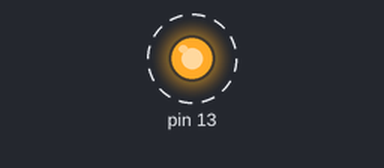
Bench run of a sketch on a simulated Arduino Uno, built with avr-gcc and run on an emulated ATmega328P. Parts: output pins drawn as LEDs (lit = HIGH). Dashed ring = blinking.

Above: at 0.3 s.
Timing chart, 0 to 3.0 s (numbered marks = the images above):
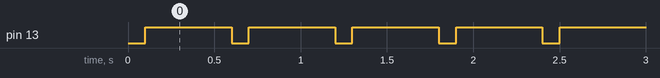

The sketch:

1er_ejercicio.ino
```cpp
void setup() { //ejercicio #1
  pinMode(13, OUTPUT);

}

void loop() {
  digitalWrite(13,LOW);
  delay(100);
  digitalWrite(13,HIGH);
  delay(500);
}
```

Measured:
- by itself, pin 13: alternates HIGH for 0.50 s and LOW for 0.10 s
